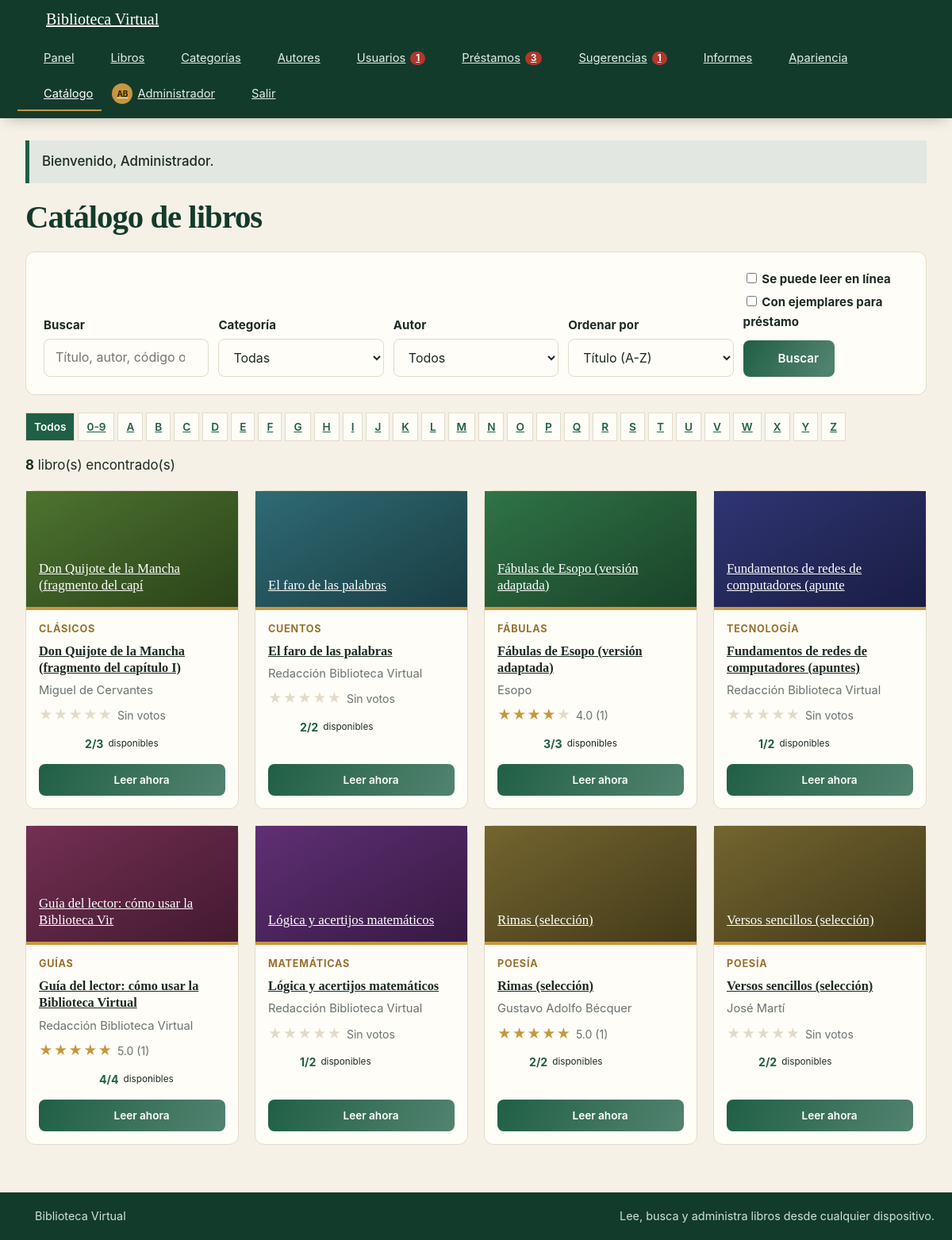
/catalogo.php (signed in), run on the app's committed database.
### tables this page shows
CREATE TABLE usuarios (
  id INT NOT NULL AUTO_INCREMENT,
  nombre VARCHAR(80) NOT NULL,
  apellido VARCHAR(80) NOT NULL,
  correo VARCHAR(120) NOT NULL,
  telefono VARCHAR(20) NOT NULL,
  fecha_nacimiento DATE NOT NULL,
  clave VARCHAR(255) NOT NULL,
  rol ENUM('admin','bibliotecario','lector') NOT NULL DEFAULT 'lector',
  activo TINYINT(1) NOT NULL DEFAULT 1,
  foto VARCHAR(80) DEFAULT NULL,
  tema ENUM('auto','claro','oscuro') NOT NULL DEFAULT 'auto',
  edad_editable TINYINT(1) NOT NULL DEFAULT 0,
  cambiar_clave TINYINT(1) NOT NULL DEFAULT 0,
  creado_en TIMESTAMP NOT NULL DEFAULT CURRENT_TIMESTAMP,
  PRIMARY KEY (id),
  UNIQUE KEY uq_usuarios_correo (correo)
);

CREATE TABLE libros (
  id INT NOT NULL AUTO_INCREMENT,
  codigo VARCHAR(30) NOT NULL,
  titulo VARCHAR(150) NOT NULL,
  autor_id INT NOT NULL,
  categoria_id INT NOT NULL,
  editorial VARCHAR(100) DEFAULT NULL,
  anio SMALLINT DEFAULT NULL,
  ejemplares INT NOT NULL DEFAULT 0,
  descripcion TEXT DEFAULT NULL,
  archivo VARCHAR(80) DEFAULT NULL,
  creado_en TIMESTAMP NOT NULL DEFAULT CURRENT_TIMESTAMP,
  PRIMARY KEY (id),
  UNIQUE KEY uq_libros_codigo (codigo),
  KEY idx_libros_titulo (titulo),
  KEY idx_libros_autor (autor_id),
  KEY idx_libros_categoria (categoria_id),
  CONSTRAINT fk_libros_autor FOREIGN KEY (autor_id) REFERENCES autores(id) ON DELETE RESTRICT,
  CONSTRAINT fk_libros_categoria FOREIGN KEY (categoria_id) REFERENCES categorias(id) ON DELETE RESTRICT
);

CREATE TABLE categorias (
  id INT NOT NULL AUTO_INCREMENT,
  nombre VARCHAR(60) NOT NULL,
  descripcion VARCHAR(200) DEFAULT NULL,
  PRIMARY KEY (id),
  UNIQUE KEY uq_categorias_nombre (nombre)
);

CREATE TABLE autores (
  id INT NOT NULL AUTO_INCREMENT,
  nombre VARCHAR(100) NOT NULL,
  nacionalidad VARCHAR(60) DEFAULT NULL,
  PRIMARY KEY (id),
  UNIQUE KEY uq_autores_nombre (nombre)
);

### seguridad.php (the view, shortened to what this page needs)
<?php
function e($v) {
    return htmlspecialchars((string)$v, ENT_QUOTES, 'UTF-8');
}
function logueado() {
    return !empty($_SESSION['usuario_id']);
}
function es_lector() {
    return logueado() && isset($_SESSION['rol']) && $_SESSION['rol'] === 'lector';
}
function consulta($cn, $sql, $tipos = '', $params = array()) {
    $st = $cn->prepare($sql);
    if ($tipos !== '') {
        $args = array($tipos);
        foreach ($params as $k => $v) { $args[] = &$params[$k]; }
        call_user_func_array(array($st, 'bind_param'), $args);
    }
    $st->execute();
    $filas = array();
    $meta = $st->result_metadata();
    if ($meta) {
        if (method_exists($st, 'get_result')) {
            $r = $st->get_result();
            while ($f = $r->fetch_assoc()) { $filas[] = $f; }
        }
    }
    return $filas;
}
function fila($cn, $sql, $tipos = '', $params = array()) {
    $f = consulta($cn, $sql, $tipos, $params);
    return $f ? $f[0] : null;
}
function valor($cn, $sql, $tipos = '', $params = array()) {
    $f = fila($cn, $sql, $tipos, $params);
    return reset($f);
}
function usuario_actual() {
    static $u = false;
    if ($u === false) {
        $u = null;
        if (logueado()) {
            $u = fila(db(), 'SELECT id, nombre, apellido, rol, activo, foto, tema, cambiar_clave FROM usuarios WHERE id = ?', 'i', array((int)$_SESSION['usuario_id']));
        }
    }
    return $u;
}
function exigir_login() {
    $u = usuario_actual();
}
function sql_disponibles($alias = 'l') {
    return '(' . $alias . ".ejemplares - (SELECT COUNT(*) FROM prestamos pd WHERE pd.libro_id = " . $alias . ".id AND pd.estado = 'Activo'))";
}
function sql_promedio($alias = 'l') {
    return '(SELECT ROUND(AVG(rs.puntuacion), 1) FROM resenas rs WHERE rs.libro_id = ' . $alias . '.id)';
}
function sql_votos($alias = 'l') {
    return '(SELECT COUNT(*) FROM resenas rv WHERE rv.libro_id = ' . $alias . '.id)';
}
function sql_leible($alias = 'l') {
    return '((SELECT COUNT(*) FROM capitulos cp WHERE cp.libro_id = ' . $alias . '.id) > 0 OR ' . $alias . '.archivo IS NOT NULL)';
}
function sql_extra_tarjeta() {
    return sql_promedio('l') . ' AS promedio, ' . sql_votos('l') . ' AS votos, ' . sql_leible('l') . ' AS leible';
}
function avatar_html($u, $tam = 34) {
    $nombre = isset($u['nombre']) ? $u['nombre'] : '?';
    $apellido = isset($u['apellido']) ? $u['apellido'] : '';
    $ini = mb_strtoupper(mb_substr($nombre, 0, 1) . mb_substr($apellido, 0, 1));
    return '<span class="avatar avatar-ini" style="width:' . (int)$tam . 'px;height:' . (int)$tam . 'px;font-size:' . (int)($tam * 0.4) . 'px">' . e($ini) . '</span>';
}
function estrellas($promedio, $votos = null) {
    $p = (float)$promedio;
    $html = '<span class="estrellas" title="' . ($votos === 0 ? 'Sin calificaciones' : number_format($p, 1) . ' de 5') . '">';
    for ($i = 1; $i <= 5; $i++) {
        $html .= '<span class="' . ($p >= $i - 0.25 ? 'llena' : ($p >= $i - 0.75 ? 'media' : 'vacia')) . '">★</span>';
    }
    if ($votos !== null) { $html .= ' <small>' . ($votos > 0 ? number_format($p, 1) . ' (' . (int)$votos . ')' : 'Sin votos') . '</small>'; }
    return $html . '</span>';
}
function icono($nombre, $tam = 18) {
    $trazo = isset($p[$nombre]) ? $p[$nombre] : $p['libro'];
    return '<svg class="ico" width="' . (int)$tam . '" height="' . (int)$tam . '" viewBox="0 0 24 24" fill="none" stroke="currentColor" stroke-width="2" stroke-linecap="round" stroke-linejoin="round" aria-hidden="true">' . $trazo . '</svg>';
}
function iconos_ejemplares($disp, $total) {
    $disp = max(0, (int)$disp);
    $total = max(0, (int)$total);
    $mostrar = min($total, 10);
    $html = '<span class="ejemplares-iconos" title="' . $disp . ' de ' . $total . ' ejemplares físicos disponibles">';
    for ($i = 1; $i <= $mostrar; $i++) {
        $html .= '<span class="ej ' . ($i <= $disp ? 'on' : 'off') . '">' . icono('libro', 16) . '</span>';
    }
    return $html . '</span>';
}
function tarjeta_libro($l) {
    $disp = (int)$l['disponibles'];
    $total = (int)$l['ejemplares'];
    $matiz = ((int)$l['categoria_id'] * 47) % 360;
    $url = 'libro.php?id=' . (int)$l['id'];
    $leible = !empty($l['leible']);
    $h = '<article class="tarjeta-libro">';
    $h .= '<a class="portada" href="' . $url . '" style="--h:' . $matiz . '">' . icono('libro', 30) . '<span>' . e(mb_substr($l['titulo'], 0, 44)) . '</span></a>';
    $h .= '<div class="datos"><span class="cat">' . e($l['categoria']) . '</span>';
    $h .= '<h3><a href="' . $url . '">' . e($l['titulo']) . '</a></h3>';
    $h .= '<p class="autor">' . e($l['autor']) . '</p>';
    $h .= '<div class="valoracion">' . estrellas(isset($l['promedio']) ? $l['promedio'] : 0, isset($l['votos']) ? (int)$l['votos'] : 0) . '</div>';
    if ($total > 0) {
        $h .= '<div class="stock ' . ($disp > 0 ? 'hay' : 'agotado') . '">' . iconos_ejemplares($disp, $total) . '<strong>' . $disp . '/' . $total . '</strong> <small>disponibles</small></div>';
    } else {
        $h .= '<div class="stock hay"><small>Solo lectura en línea</small></div>';
    }
    $h .= '<div class="acciones-tarjeta">';
    if ($leible && logueado()) {
        $h .= '<a class="btn btn-sm" href="leer.php?id=' . (int)$l['id'] . '">' . icono('abierto', 16) . ' Leer ahora</a>';
    } elseif ($leible) {
        $h .= '<a class="btn btn-sm" href="login.php">' . icono('abierto', 16) . ' Ingresa para leer</a>';
    }
    $h .= '</div>';
    return $h . '</div></article>';
}

### catalogo.php (shortened to what this page needs)
<?php
require_once 'seguridad.php';
if (logueado()) { exigir_login(); }
$cn = db();
$q = trim(isset($_GET['q']) ? $_GET['q'] : '');
$categoria = (int)(isset($_GET['categoria']) ? $_GET['categoria'] : 0);
$autor = (int)(isset($_GET['autor']) ? $_GET['autor'] : 0);
$letra = strtoupper(trim(isset($_GET['letra']) ? $_GET['letra'] : ''));
if (!preg_match('/^([A-Z]|0)$/', $letra)) { $letra = ''; }
$solo_disp = isset($_GET['disp']) ? 1 : 0;
$solo_leer = isset($_GET['leer']) ? 1 : 0;
$ordenes = array(
    'titulo_asc' => 'l.titulo ASC',
    'titulo_desc' => 'l.titulo DESC',
    'autor' => 'a.nombre ASC, l.titulo ASC',
    'anio_desc' => 'l.anio DESC, l.titulo ASC',
    'anio_asc' => 'l.anio ASC, l.titulo ASC',
    'disp_desc' => 'disponibles DESC, l.titulo ASC'
);
$orden = isset($_GET['orden']) ? $_GET['orden'] : 'titulo_asc';
$expr_disp = sql_disponibles('l');
$donde = ' WHERE 1=1';
$tipos = '';
$params = array();
$desde = ' FROM libros l JOIN autores a ON a.id = l.autor_id JOIN categorias c ON c.id = l.categoria_id';
$total = (int)valor($cn, 'SELECT COUNT(*)' . $desde . $donde, $tipos, $params);
$por_pagina = 12;
$paginas = max(1, (int)ceil($total / $por_pagina));
$pagina = max(1, min($paginas, (int)(isset($_GET['pagina']) ? $_GET['pagina'] : 1)));
$libros = consulta($cn, 'SELECT l.id, l.titulo, l.anio, l.ejemplares, l.categoria_id, c.nombre AS categoria, a.nombre AS autor, ' . $expr_disp . ' AS disponibles, ' . sql_extra_tarjeta() . $desde . $donde . ' ORDER BY ' . $ordenes[$orden] . ' LIMIT ' . $por_pagina . ' OFFSET ' . (($pagina - 1) * $por_pagina), $tipos, $params);
$base = $_GET;
unset($base['pagina']);
$enlace = function ($extra) use ($base) {
    return 'catalogo.php?' . http_build_query(array_merge($base, $extra));
};
require 'cabecera.php';
?>
<h1>Catálogo de libros</h1>
<form class="panel" method="get" action="catalogo.php">
  <div class="filtros">
    <div><label for="q">Buscar</label><input id="q" type="search" name="q" value="<?php echo e($q); ?>" placeholder="Título, autor, código o editorial"></div>
    <div><label for="categoria">Categoría</label>
      <select id="categoria" name="categoria"><option value="0">Todas</option>
      </select></div>
    <div><label for="autor">Autor</label>
      <select id="autor" name="autor"><option value="0">Todos</option>
      </select></div>
    <div><label for="orden">Ordenar por</label>
      <select id="orden" name="orden">
        <option value="titulo_asc" <?php echo $orden === 'titulo_asc' ? 'selected' : ''; ?>>Título (A-Z)</option>
      </select></div>
    <div><label><input type="checkbox" name="leer" value="1" <?php echo $solo_leer ? 'checked' : ''; ?>> Se puede leer en línea</label>
      <label><input type="checkbox" name="disp" value="1" <?php echo $solo_disp ? 'checked' : ''; ?>> Con ejemplares para préstamo</label>
      <button class="btn" type="submit" style="margin-top:6px"><?php echo icono('buscar', 16); ?> Buscar</button></div>
  </div>
</form>
<div class="alfabeto" aria-label="Índice alfabético">
  <a class="<?php echo $letra === '' ? 'activo' : ''; ?>" href="<?php echo e($enlace(array('letra' => ''))); ?>">Todos</a>
  <a class="<?php echo $letra === '0' ? 'activo' : ''; ?>" href="<?php echo e($enlace(array('letra' => '0'))); ?>">0-9</a>
  <?php foreach (range('A', 'Z') as $L): ?><a class="<?php echo $letra === $L ? 'activo' : ''; ?>" href="<?php echo e($enlace(array('letra' => $L))); ?>"><?php echo $L; ?></a><?php endforeach; ?>
</div>
<p><strong><?php echo $total; ?></strong> libro(s) encontrado(s)<?php echo ($q !== '' || $categoria || $autor || $letra !== '' || $solo_disp || $solo_leer) ? ' · <a href="catalogo.php">Limpiar filtros</a>' : ''; ?></p>
<?php if (!count($libros)): ?>
  <div class="vacio">No se encontraron libros con esos criterios.</div>
<?php else: ?>
  <div class="rejilla">
    <?php foreach ($libros as $l) { echo tarjeta_libro($l); } ?>
  </div>
<?php endif; ?>
<?php require 'pie.php'; ?>

### data on the page
usuarios: ini "AB"
libros: $tam 30 (drawn), titulo "Don Quijote de la Mancha (fragmento del capí", categoria.nombre "CLÁSICOS", titulo "Don Quijote de la Mancha (fragmento del capítulo I)", autor.nombre "Miguel de Cervantes", shows "Sin votos", $tam 16 (drawn), disp "2", ejemplares "3"
libros: $tam 30 (drawn), titulo "El faro de las palabras", categoria.nombre "CUENTOS", autor.nombre "Redacción Biblioteca Virtual", shows "Sin votos", $tam 16 (drawn), disp "2", ejemplares "2"
libros: $tam 30 (drawn), titulo "Fábulas de Esopo (versión adaptada)", categoria.nombre "FÁBULAS", autor.nombre "Esopo", p "4.0", votos "1", $tam 16 (drawn), disp "3", ejemplares "3"
libros: $tam 30 (drawn), titulo "Fundamentos de redes de computadores (apunte", categoria.nombre "TECNOLOGÍA", titulo "Fundamentos de redes de computadores (apuntes)", autor.nombre "Redacción Biblioteca Virtual", shows "Sin votos", $tam 16 (drawn), disp "1", ejemplares "2"
libros: $tam 30 (drawn), titulo "Guía del lector: cómo usar la Biblioteca Vir", categoria.nombre "GUÍAS", titulo "Guía del lector: cómo usar la Biblioteca Virtual", autor.nombre "Redacción Biblioteca Virtual", p "5.0", votos "1", $tam 16 (drawn), disp "4", ejemplares "4"
libros: $tam 30 (drawn), titulo "Lógica y acertijos matemáticos", categoria.nombre "MATEMÁTICAS", autor.nombre "Redacción Biblioteca Virtual", shows "Sin votos", $tam 16 (drawn), disp "1", ejemplares "2"
libros: $tam 30 (drawn), titulo "Rimas (selección)", categoria.nombre "POESÍA", autor.nombre "Gustavo Adolfo Bécquer", p "5.0", votos "1", $tam 16 (drawn), disp "2", ejemplares "2"
libros: $tam 30 (drawn), titulo "Versos sencillos (selección)", categoria.nombre "POESÍA", autor.nombre "José Martí", shows "Sin votos", $tam 16 (drawn), disp "2", ejemplares "2"

### other printed values
$cab_cfg['nombre_sitio'] "Biblioteca Virtual"
$cab_item[1] "Panel"
$cab_item[1] "Libros"
$cab_item[1] "Categorías"
$cab_item[1] "Autores"
$cab_item[1] "Usuarios"
$cab_item[4] "1"
$cab_item[1] "Préstamos"
$cab_item[4] "3"
$cab_item[1] "Sugerencias"
$cab_item[1] "Informes"
$cab_item[1] "Apariencia"
$cab_item[1] "Catálogo"
$_SESSION['nombre'] "Administrador"
$_SESSION['flash'][1] "Bienvenido, Administrador."
